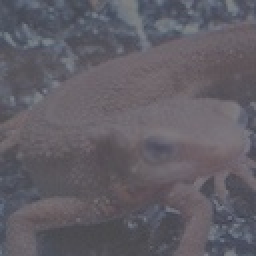
#> input picture My_answer/Question_21_30/imori_dark.jpg, 128 x 128 px (shown 2 times larger)
$ python my_answer23.py
#> lines starting #> are read from the running program, lines starting #| are printed output that depends on the picture
import cv2
import numpy as np
import matplotlib.pyplot as plt


def hist(img):
    histogram = np.histogram(img, bins=255)[0]
    cumsum = np.cumsum(histogram)
    return cumsum


def conversion(x, zmax, s):
    zprime = zmax / s * cumsum[int(x)]
    return zprime


npy_conversion = np.vectorize(conversion)
img = cv2.imread("imori_dark.jpg")
#> img is the input picture: shape (128, 128, 3); mean B, G, R 101.9, 94, 97.2
out = img.copy()
zmax = 255
s = img.size
#> s = 49152
sum_h = 0

for i in range(1, 255):
    ind = np.where(img == i)
    sum_h += len(img[ind])
    z_prime = zmax / s * sum_h
    out[ind] = z_prime
#> this loop made 254 passes
#> (ind, sum_h, z_prime) on passes 1 to 3: ((empty array, empty array, empty array), 0, 0), ((empty array, empty array, empty array), 0, 0), ((empty array, empty array, empty array), 0, 0)
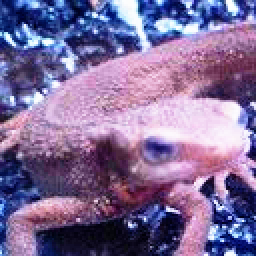
#> out: shape (128, 128, 3) (shown 2 times larger); mean B, G, R 153, 108.2, 128
#> after the loop, sum_h = 49152

cv2.imwrite("answer_23_1.jpg", out)
plt.hist(out.reshape(-1), bins=255)
plt.xlim(0, 255)
plt.ylim(0, 400)
plt.savefig("answer_23_2.png")
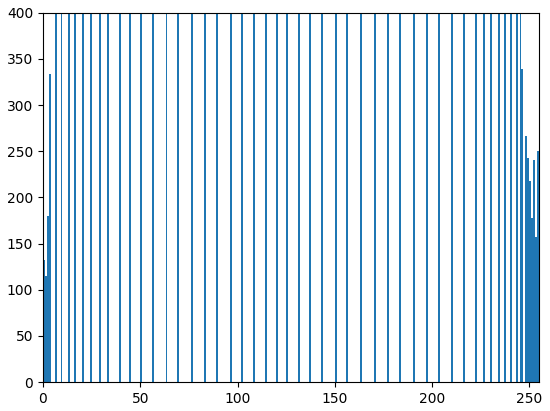
#> figure drawn by matplotlib, 1 panel; tallest bar 1335 high, from x = 163 to 164

cv2.imshow("converted", out)
cv2.waitKey(0)
cv2.destroyAllWindows()
